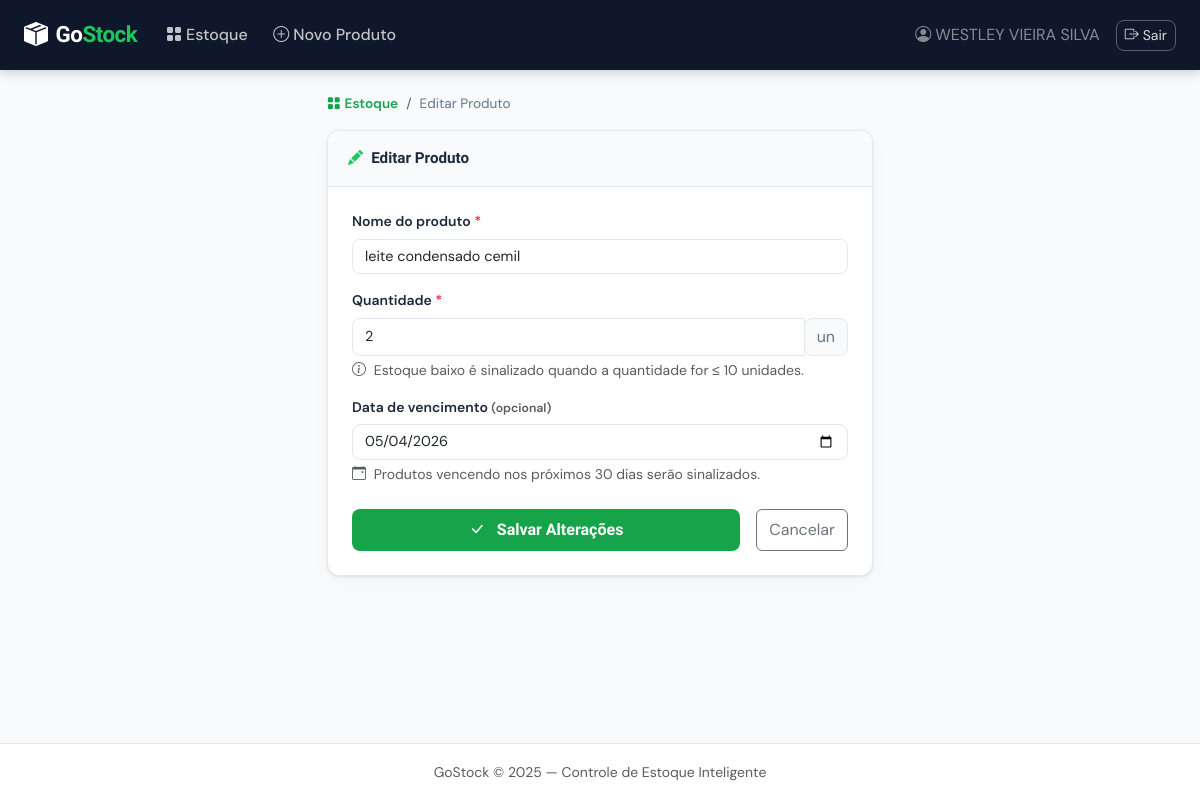
The page /editar/1 (signed in) on the database as committed earlier.
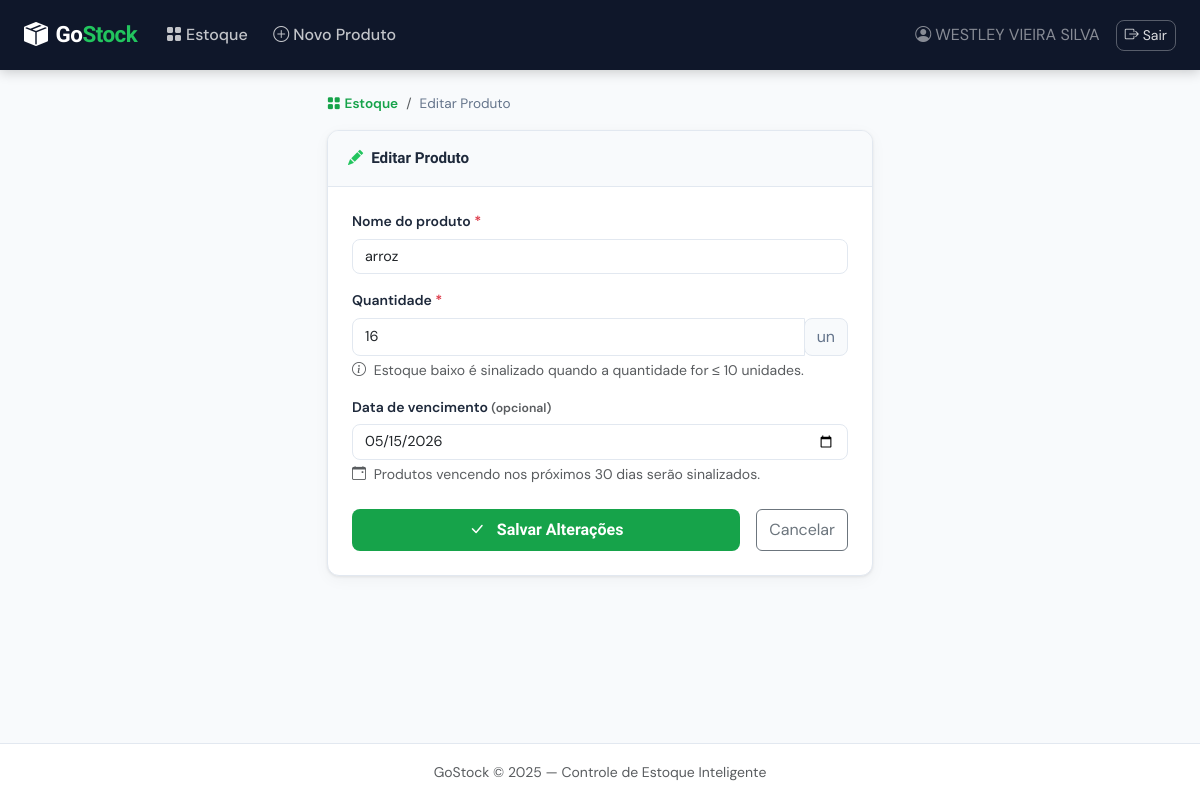
The same page on the database as committed later.
### tables this page shows
CREATE TABLE produtos (
                id INTEGER PRIMARY KEY AUTOINCREMENT,
                nome TEXT NOT NULL,
                quantidade INTEGER NOT NULL DEFAULT 0,
                data_vencimento DATE,
                usuario_id INTEGER NOT NULL
            );

### controllers/produto_controller.py (the view, shortened to what this page needs)
@produtos_bp.route("/editar/<int:id>", methods=["GET", "POST"])
@login_required
def editar(id):
    produto = Produto.buscar_por_id(id)
    if not produto:
        flash("Produto não encontrado.", "danger")
        return redirect(url_for("produtos.listar"))
    return render_template("produtos/form.html", acao="Editar", produto=produto)

### controllers/produto_controller.py (called while the page is built)
def login_required(f):
    @wraps(f)
    def decorated(*args, **kwargs):
        if "usuario_id" not in session:
            flash("Faça login para acessar esta página.", "warning")
            return redirect(url_for("auth.login"))
        return f(*args, **kwargs)
    return decorated

### models/database.py (called while the page is built)
def get_connection():
    conn = sqlite3.connect(DATABASE_PATH)
    conn.row_factory = sqlite3.Row  # Acesso por nome de coluna
    return conn

### models/produto.py (called while the page is built)
    @staticmethod
    def buscar_por_id(id):
        conn = get_connection()
        cursor = conn.execute("SELECT * FROM produtos WHERE id = ?", (id,))
        produto = cursor.fetchone()
        conn.close()
        return dict(produto) if produto else None

### templates/produtos/form.html (shortened to what this page needs)
{% extends "base.html" %}
{% block content %}
<div class="container py-4">
  <div class="row justify-content-center">
    <div class="col-lg-7 col-xl-6">
      <nav aria-label="breadcrumb" class="mb-3">
        <ol class="breadcrumb gs-breadcrumb">
          <li class="breadcrumb-item">
            <a href="{{ url_for('produtos.listar') }}" class="gs-link">
              <i class="bi bi-grid-fill me-1"></i>Estoque
            </a>
          </li>
          <li class="breadcrumb-item active">{{ acao }} Produto</li>
        </ol>
      </nav>
      <div class="gs-card">
        <div class="gs-card-header">
          <i class="bi bi-{% if acao == 'Editar' %}pencil-fill{% else %}plus-circle-fill{% endif %} me-2 gs-accent"></i>
          {{ acao }} Produto
        </div>
        <div class="p-4">
          <form method="POST" novalidate id="formProduto">
            <div class="mb-3">
              <label class="gs-label" for="nome">
                Nome do produto <span class="text-danger">*</span>
              </label>
              <input type="text" class="form-control gs-input" id="nome" name="nome"
                     placeholder="Ex: Arroz Integral 1kg"
                     value="{{ produto.nome if produto else '' }}"
                     required maxlength="200"/>
            </div>
            <div class="mb-3">
              <label class="gs-label" for="quantidade">
                Quantidade <span class="text-danger">*</span>
              </label>
              <div class="input-group">
                <input type="number" class="form-control gs-input" id="quantidade" name="quantidade"
                       placeholder="0" min="0" step="1"
                       value="{{ produto.quantidade if produto else '' }}"
                       required/>
                <span class="input-group-text gs-input-icon">un</span>
              </div>
              <div class="form-text text-muted">
                <i class="bi bi-info-circle me-1"></i>
                Estoque baixo é sinalizado quando a quantidade for ≤ 10 unidades.
              </div>
            </div>
            <div class="mb-4">
              <label class="gs-label" for="data_vencimento">
                Data de vencimento <span class="text-muted small">(opcional)</span>
              </label>
              <input type="date" class="form-control gs-input" id="data_vencimento"
                     name="data_vencimento"
                     value="{{ produto.data_vencimento if produto else '' }}"/>
              <div class="form-text text-muted">
                <i class="bi bi-calendar-event me-1"></i>
                Produtos vencendo nos próximos 30 dias serão sinalizados.
              </div>
            </div>
            <div class="d-flex gap-3">
              <button type="submit" class="btn gs-btn-primary flex-grow-1 py-2">
                <i class="bi bi-{% if acao == 'Editar' %}check-lg{% else %}plus-lg{% endif %} me-2"></i>
                {% if acao == 'Editar' %}Salvar Alterações{% else %}Cadastrar Produto{% endif %}
              </button>
              <a href="{{ url_for('produtos.listar') }}" class="btn btn-outline-secondary py-2">
                Cancelar
              </a>
            </div>
          </form>
        </div>
      </div>
    </div>
  </div>
</div>
{% endblock %}

### templates/base.html (shortened to what this page needs)
<!DOCTYPE html>
<html lang="pt-BR">
<head>
  <link href="https://cdn.jsdelivr.net/npm/bootstrap@5.3.3/dist/css/bootstrap.min.css" rel="stylesheet"/>
  <link href="https://cdn.jsdelivr.net/npm/bootstrap-icons@1.11.3/font/bootstrap-icons.css" rel="stylesheet"/>
  <link rel="stylesheet" href="{{ url_for('static', filename='css/style.css') }}"/>
</head>
<body>
  {% if session.get('usuario_id') %}
  <nav class="navbar navbar-expand-lg navbar-dark gs-navbar px-4">
    <a class="navbar-brand d-flex align-items-center gap-2" href="{{ url_for('produtos.listar') }}">
      <i class="bi bi-box-seam-fill fs-4"></i>
      <span class="fw-bold">Go<span class="gs-accent">Stock</span></span>
    </a>
    <div class="collapse navbar-collapse" id="navMenu">
      <ul class="navbar-nav me-auto">
        <li class="nav-item">
          <a class="nav-link {% if request.endpoint == 'produtos.listar' %}active{% endif %}"
             href="{{ url_for('produtos.listar') }}">
            <i class="bi bi-grid-fill me-1"></i>Estoque
          </a>
        </li>
        <li class="nav-item">
          <a class="nav-link {% if request.endpoint == 'produtos.novo' %}active{% endif %}"
             href="{{ url_for('produtos.novo') }}">
            <i class="bi bi-plus-circle me-1"></i>Novo Produto
          </a>
        </li>
      </ul>
      <ul class="navbar-nav ms-auto align-items-center">
        <li class="nav-item me-3">
          <span class="nav-text text-white-50">
            <i class="bi bi-person-circle me-1"></i>{{ session.get('usuario_nome') }}
          </span>
        </li>
        <li class="nav-item">
          <a class="btn gs-btn-outline-light btn-sm" href="{{ url_for('auth.logout') }}">
            <i class="bi bi-box-arrow-right me-1"></i>Sair
          </a>
        </li>
      </ul>
    </div>
  </nav>
  {% endif %}
  <main class="{% if session.get('usuario_id') %}gs-main{% else %}gs-main-auth{% endif %}">
    {% block content %}{% endblock %}
  </main>
  <footer class="gs-footer text-center py-3">
    <small class="text-muted">GoStock &copy; 2025 — Controle de Estoque Inteligente</small>
  </footer>
</body>
</html>

### static/css/style.css (style rules this page uses)
:root { --gs-primary: #16a34a; --gs-primary-dark: #15803d; --gs-primary-light: #dcfce7; --gs-accent: #22c55e; --gs-bg: #f8fafc; --gs-bg-card: #ffffff; --gs-border: #e2e8f0; --gs-text: #1e293b; --gs-text-muted: #64748b; --gs-navbar-bg: #0f172a; --gs-warning-bg: #fffbeb; --gs-danger-bg: #fef2f2; --gs-radius: 12px; --gs-shadow: 0 1px 3px rgba(0,0,0,.08), 0 4px 16px rgba(0,0,0,.04); --gs-shadow-lg: 0 4px 24px rgba(0,0,0,.12); --font-display: 'Sora', sans-serif; --font-body: 'DM Sans', sans-serif; }
*, *::before, *::after { box-sizing: border-box; }
body { font-family: var(--font-body); background-color: var(--gs-bg); color: var(--gs-text); min-height: 100vh; display: flex; flex-direction: column; }
h1, h2, h3, h4, h5, .navbar-brand { font-family: var(--font-display); }
.gs-navbar { background: var(--gs-navbar-bg); box-shadow: 0 2px 12px rgba(0,0,0,.2); padding-top: .75rem; padding-bottom: .75rem; }
.gs-navbar .navbar-brand { font-size: 1.4rem; letter-spacing: -.5px; }
.gs-navbar .nav-link { color: rgba(255,255,255,.75) !important; font-weight: 500; border-radius: 8px; padding: .4rem .8rem !important; transition: all .2s; }
.gs-btn-outline-light { border: 1.5px solid rgba(255,255,255,.3); color: rgba(255,255,255,.85); border-radius: 8px; transition: all .2s; }
.gs-main { flex: 1; padding-bottom: 2rem; }
.gs-footer { border-top: 1px solid var(--gs-border); background: var(--gs-bg-card); }
.gs-accent { color: var(--gs-accent) !important; }
.gs-label { font-weight: 600; font-size: .875rem; color: var(--gs-text); margin-bottom: .4rem; display: block; }
.gs-input { border: 1.5px solid var(--gs-border); border-radius: 8px; font-family: var(--font-body); font-size: .9rem; transition: border-color .2s, box-shadow .2s; background: #fff; }
.gs-input-icon { background: var(--gs-bg); border: 1.5px solid var(--gs-border); color: var(--gs-text-muted); border-radius: 8px !important; }
.gs-btn-primary { background: var(--gs-primary); color: #fff; border: none; border-radius: 8px; font-weight: 600; font-family: var(--font-display); transition: background .2s, transform .1s; }
.gs-link { color: var(--gs-primary); text-decoration: none; font-weight: 600; }
.gs-card { background: var(--gs-bg-card); border: 1.5px solid var(--gs-border); border-radius: var(--gs-radius); box-shadow: var(--gs-shadow); overflow: hidden; }
.gs-card-header { padding: 1rem 1.25rem; background: #f8fafc; border-bottom: 1.5px solid var(--gs-border); font-weight: 600; font-family: var(--font-display); font-size: .95rem; display: flex; align-items: center; }
.gs-breadcrumb { font-size: .85rem; }
.gs-breadcrumb .breadcrumb-item.active { color: var(--gs-text-muted); }

Rows that differ between the two databases and show on the page:
changed produtos: nome "leite condensado cemil" → "arroz"; quantidade "2" → "16"; data_vencimento "05/04/2026" → "05/15/2026"
